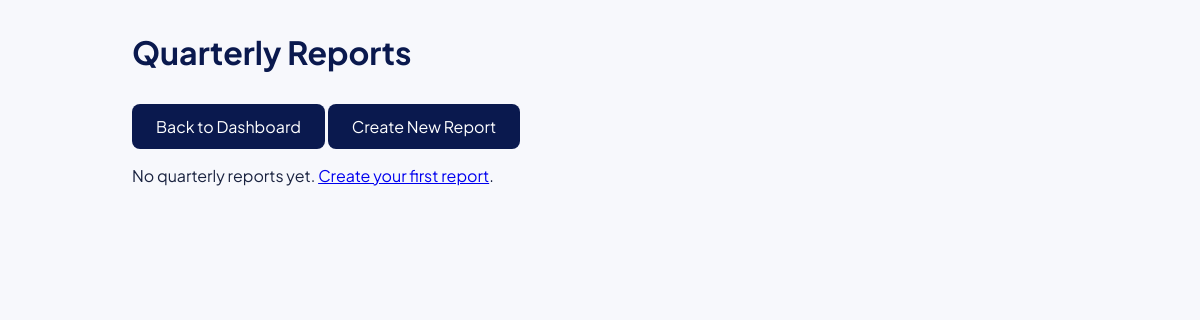
The page /students/reports/ (signed in) on the database as committed earlier.
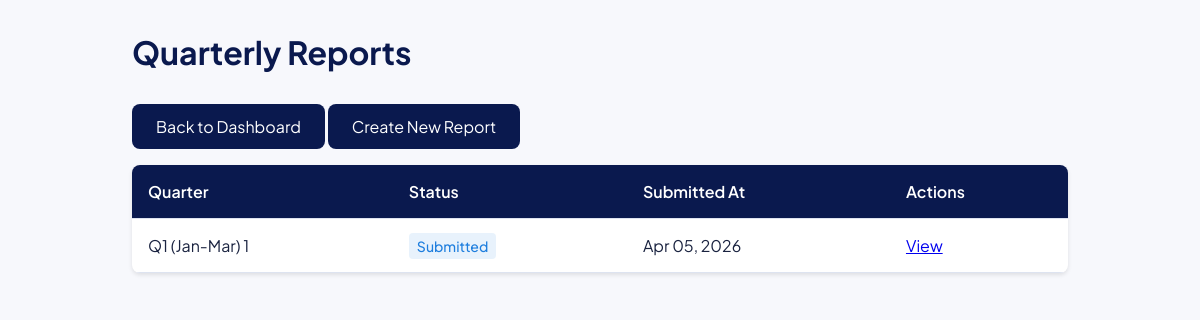
The same page on the database as committed later.
### students/models.py (models this page shows, shortened)
class QuarterlyReport(models.Model):
    QUARTER_CHOICES = [
        ('Q1', 'Q1 (Jan-Mar)'),
        ('Q2', 'Q2 (Apr-Jun)'),
        ('Q3', 'Q3 (Jul-Sep)'),
        ('Q4', 'Q4 (Oct-Dec)'),
    ]
    STATUS_CHOICES = [
        ('draft', 'Draft'),
        ('submitted', 'Submitted'),
        ('reviewed', 'Reviewed'),
    ]
    student = models.ForeignKey(Student, on_delete=models.CASCADE, related_name="quarterly_reports")
    quarter = models.CharField(max_length=2, choices=QUARTER_CHOICES)
    year = models.IntegerField()
    work_done = models.TextField()
    progress = models.TextField()
    challenges = models.TextField(blank=True, null=True)
    supervisor_feedback = models.TextField(blank=True, null=True)
    next_plan = models.TextField()
    submitted_at = models.DateTimeField(auto_now_add=True)
    status = models.CharField(max_length=20, choices=STATUS_CHOICES, default='draft')
    is_late = models.BooleanField(default=False)
    class Meta:
        unique_together = ('student', 'quarter', 'year')

### students/views.py (the view)
# urls.py: path('reports/', list_quarterly_reports, name='list_quarterly_reports'),
@login_required
def list_quarterly_reports(request):
    student = get_object_or_404(Student, user=request.user)
    reports = QuarterlyReport.objects.filter(student=student).order_by('-submitted_at')
    return render(request, 'students/quarterly_report_list.html', {'reports': reports})

### templates/students/quarterly_report_list.html (shortened to what this page needs)
{% load static %}
<!DOCTYPE html>
<html lang="en">
<head>
</head>
<body>
<div class="container">
    <h1>Quarterly Reports</h1>
    <a href="{% url 'student_dashboard' %}" class="btn btn-secondary" style="margin-bottom:1rem;">Back to Dashboard</a>
    <a href="{% url 'create_quarterly_report' %}" class="btn">Create New Report</a>
    {% if reports %}
    <table class="table">
        <thead>
            <tr>
                <th>Quarter</th>
                <th>Status</th>
                <th>Submitted At</th>
                <th>Actions</th>
            </tr>
        </thead>
        <tbody>
            {% for report in reports %}
            <tr>
                <td>{{ report.get_quarter_display }} {{ report.year }}{% if report.is_late %} <span style="color:red;">(Late)</span>{% endif %}</td>
                <td><span class="status {{ report.status }}">{{ report.get_status_display }}</span></td>
                <td>{{ report.submitted_at|date:"M d, Y" }}</td>
                <td>
                    <a href="{% url 'detail_quarterly_report' report.pk %}">View</a>
                </td>
            </tr>
            {% endfor %}
        </tbody>
    </table>
    {% else %}
    <p>No quarterly reports yet. <a href="{% url 'create_quarterly_report' %}">Create your first report</a>.</p>
    {% endif %}
</div>
</body>
</html>

### templates/students/quarterly_report_list.html (style rules this page uses)
:root { --navy:#0A194E; --navy2:#0D2260; --amber:#FFC107; --amber2:#FFD54F; --amber-dark:#E6AD00; --white:#FFFFFF; --off:#F7F8FC; --off2:#EEF1F8; --text:#1A2340; --muted:#5A6A8A; --soft:#9AAAC0; --border:#DDE3F0; --green:#1DA462; --green-dim:rgba(29,164,98,0.1); --red:#E53935; --red-dim:rgba(229,57,53,0.1); --blue:#1E7EDE; --blue-dim:rgba(30,126,222,0.1); --orange:#F57C00; --orange-dim:rgba(245,124,0,0.1); --sidebar-w:230px }
*,*::before,*::after { box-sizing:border-box;margin:0;padding:0 }
body { font-family:'Plus Jakarta Sans',sans-serif; background:var(--off); color:var(--text); min-height:100vh; }
.container { max-width:1000px; margin:0 auto; padding:2rem; }
h1 { color:var(--navy); margin-bottom:2rem; }
.btn { background:var(--navy); color:var(--white); padding:0.75rem 1.5rem; border:none; border-radius:0.5rem; cursor:pointer; font-size:1rem; text-decoration:none; display:inline-block; margin-bottom:1rem; }
.table { width:100%; border-collapse:collapse; background:var(--white); border-radius:0.5rem; overflow:hidden; box-shadow:0 2px 4px rgba(0,0,0,0.1); }
.table th, .table td { padding:1rem; text-align:left; border-bottom:1px solid var(--border); }
.table th { background:var(--navy); color:var(--white); font-weight:600; }
.status { padding:0.25rem 0.5rem; border-radius:0.25rem; font-size:0.875rem; font-weight:500; }
.status.submitted { background:var(--blue-dim); color:var(--blue); }

Rows that differ between the two databases and show on the page:
added QuarterlyReport: quarter "Q1 (Jan-Mar)", year "1", status "Submitted", submitted_at "Apr 05, 2026"
Other text that changed with them:
text no longer shown: "No quarterly reports yet. Create your first report ."
text now shown: "Quarter Status Submitted At Actions"
